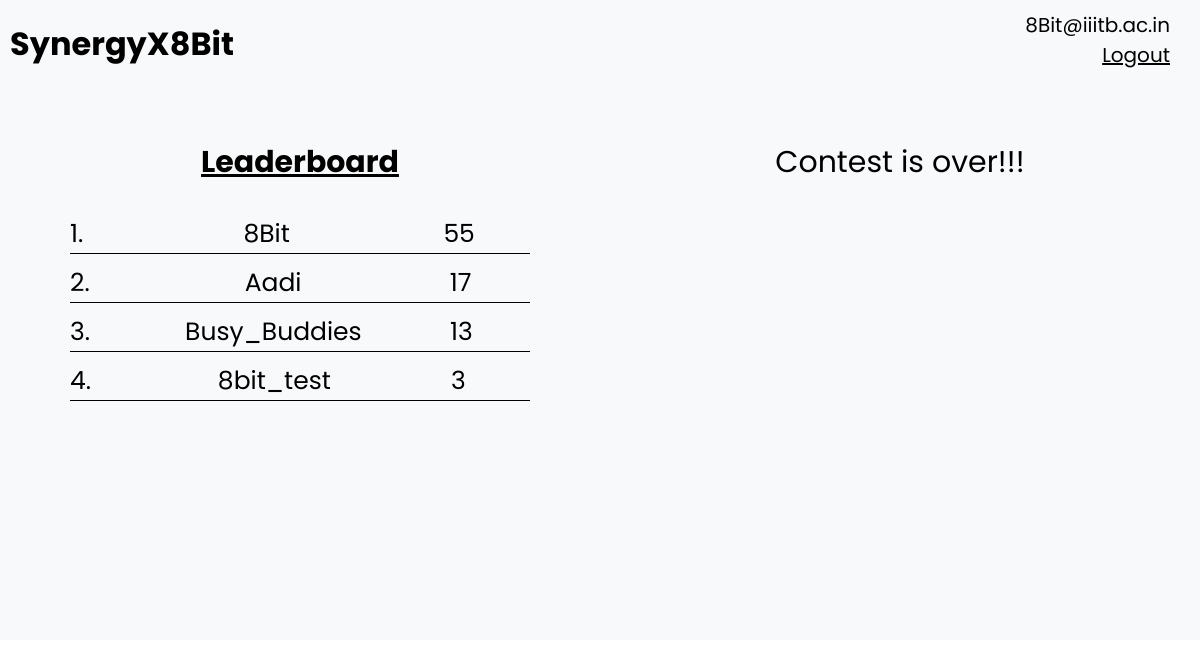
Before: /participant (signed in) with the older database file.
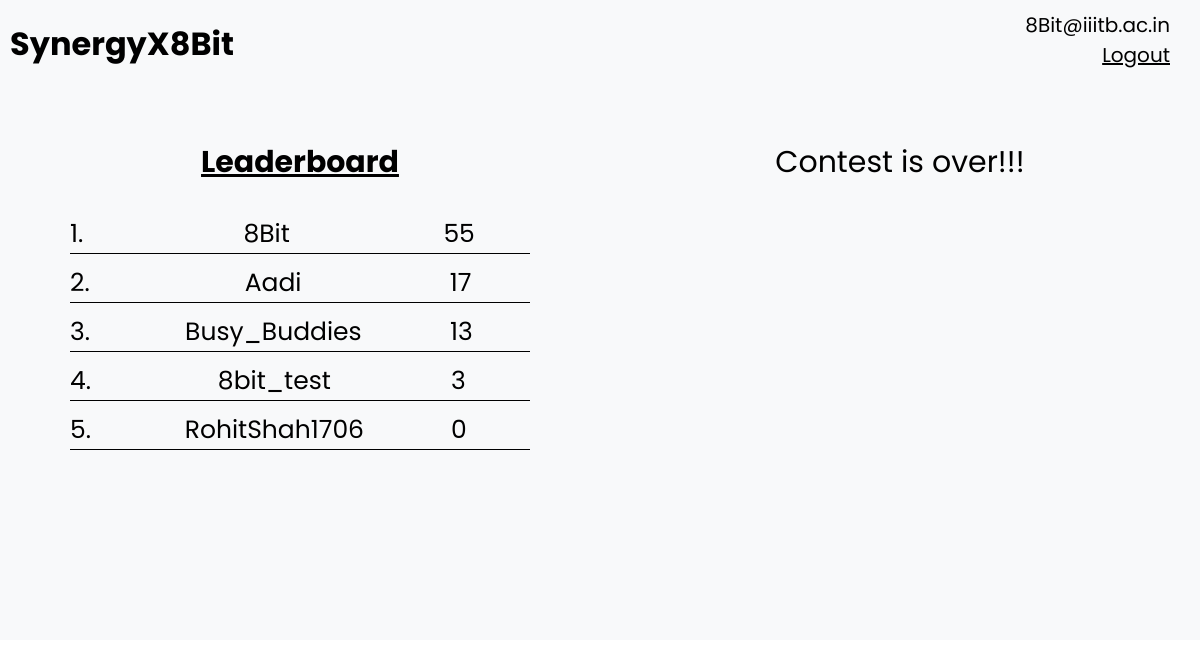
After: the same page with the newer database file.
### base/models.py (models this page shows)
class User(AbstractUser):
    email = models.EmailField(unique=True, null=True)
    phone_number=models.IntegerField(null=True)
    username=models.CharField(unique=True,max_length=100,null=True)
    gold=models.IntegerField(default=0)
    sand=models.DateTimeField(default=datetime(2023,10,28,18,0,0))
    USERNAME_FIELD = 'email'
    REQUIRED_FIELDS = ['username']
    def __str__(self) -> str:
        return str(self.email)

### base/views.py (the view, shortened to what this page needs)
# urls.py: path('participant',views.participant_home,name="participant_home"),
def participant_home(request):
    da=datetime.now()
    user_1= User.objects.get(email=str(request.user))
    timezone = user_1.sand.tzinfo
    da=da.replace(tzinfo=timezone)
    flag=(da<user_1.sand)
    users=User.objects.all().order_by('-gold').values()
    context = {
        'users': users,
        'user_1':user_1,
        'curr_date_time':str(user_1.sand.month) + " " + str(user_1.sand.day) + "," + str(user_1.sand.year) + " " + str(user_1.sand.hour) + ":" + str(user_1.sand.minute) + ":" + str(user_1.sand.second),
        'flag':flag
    }
    return render(request, 'participant_home.html', context)

### base/templates/participant_home.html (shortened to what this page needs)
{% include 'participant_main.html' %}
<div class="screen">
{% block content %}
{% if request.user.is_authenticated %}
<div class="participant-left">
    <h3 class="LeaderBoard-heading">Leaderboard</h3>
    <div class="LeaderBoard">
        {% for user in users %}
        <div class="ranking">
            <p class="rank">{{ forloop.counter }}. &nbsp;&nbsp;&nbsp; <span class="ranking-name">{{ user.username }}</span> &nbsp;&nbsp;&nbsp;{{ user.gold }}</h1>
        </div>
        {% endfor %}
    </div>
</div>
    <div class="participant-right">
        <div>
            <div id="countdown-box"></div>
            {% endif %}
            {% endblock content %}
        </div>
    </div>
</div>

### base/templates/participant_main.html (shortened to what this page needs)
<!DOCTYPE html>
<html lang="en">
<head>
</head>
<body>
    {% include 'participant_navbar.html' %}
</body>
</html>

### base/templates/participant_navbar.html (shortened to what this page needs)
<div class="home-container-participant">
   <a href="{% url 'participant_home' %}" class="heading-participant"><h1>SynergyX8Bit</h1></a>
   <div class="nav-right">
       {% if request.user.is_authenticated %}
       <h1 class="hello-text">{{request.user}}</h1>
       <a href="{% url 'logout' %}" class="logout-button">Logout</a>
       {% else %}
       <a href="{% url 'login' %}">Login</a>
       {% endif %}
   </div>
</div>

### base/templates/participant_home.html (style rules this page uses)
.screen { min-height: 65vh; display: flex; font-family: 'Poppins', sans-serif; background-color: #f8f9fa; width: 100vw; }
.participant-left { width: 50%; padding-top: 20px; display: flex; flex-direction: column; align-items: center; }
.participant-right { width: 50%; display: flex; flex-direction: column; align-items: center; padding-top: 20px; }
.LeaderBoard-heading { font-size: 30px; text-decoration: underline; padding-bottom: 20px; }
.LeaderBoard { padding: 10px; width: 80%; }
.ranking { border-bottom: 1px solid black; margin-bottom: 10px; font-weight: 400; font-size: 25px; }
.ranking-name { display: inline-block; width: 25vw; text-align: center; }
#countdown-box { font-size: 20px; margin-bottom: 20px; font-size: 30px; }

### base/templates/participant_navbar.html (style rules this page uses)
* { padding: 0; margin: 0; box-sizing: border-box; }
.home-container-participant { background-color: #f8f9fa; width: 100%; height: 15vh; display: flex; font-family: 'Poppins', sans-serif; align-items: flex-start; justify-content: space-between; padding-top: 10px; }
.heading-participant { text-decoration: none; color: black; text-align: left; padding: 10px; width: 20%; }
.nav-right { display: flex; flex-direction: column; align-items: flex-end; justify-content: flex-start; width: 50vw; height: 15vh; padding-right: 30px; }
.logout-button { text-decoration: underline; font-size: 20px; color: black; }
.hello-text { font-size: 20px; font-weight: 400; }

Changed rows visible on the page:
added User: username "RohitShah1706", gold "0"
